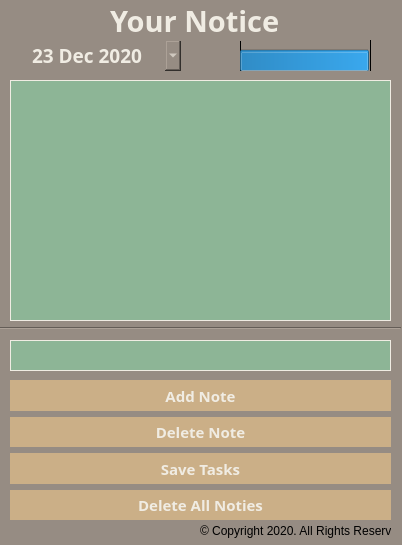
<?xml version="1.0" encoding="UTF-8"?>
<ui version="4.0">
 <class>Form</class>
 <widget class="QWidget" name="Form">
  <property name="windowModality">
   <enum>Qt::ApplicationModal</enum>
  </property>
  <property name="geometry">
   <rect>
    <x>0</x>
    <y>0</y>
    <width>402</width>
    <height>545</height>
   </rect>
  </property>
  <property name="windowTitle">
   <string>Form</string>
  </property>
  <property name="styleSheet">
   <string notr="true">background-color: #968c83;
</string>
  </property>
  <widget class="QListWidget" name="listWidget">
   <property name="geometry">
    <rect>
     <x>10</x>
     <y>80</y>
     <width>381</width>
     <height>241</height>
    </rect>
   </property>
   <property name="font">
    <font>
     <family>MV Boli</family>
     <pointsize>16</pointsize>
     <weight>50</weight>
     <italic>false</italic>
     <bold>false</bold>
    </font>
   </property>
   <property name="cursor" stdset="0">
    <cursorShape>PointingHandCursor</cursorShape>
   </property>
   <property name="mouseTracking">
    <bool>true</bool>
   </property>
   <property name="styleSheet">
    <string notr="true">background-color: #8db596;
border: 1px solid #f0ece3;
color: #f0ece3;
padding: 7px;
</string>
   </property>
  </widget>
  <widget class="QDateEdit" name="dateEdit">
   <property name="geometry">
    <rect>
     <x>30</x>
     <y>40</y>
     <width>151</width>
     <height>31</height>
    </rect>
   </property>
   <property name="font">
    <font>
     <family>MV Boli</family>
     <pointsize>14</pointsize>
     <weight>75</weight>
     <bold>true</bold>
    </font>
   </property>
   <property name="cursor">
    <cursorShape>PointingHandCursor</cursorShape>
   </property>
   <property name="mouseTracking">
    <bool>false</bool>
   </property>
   <property name="focusPolicy">
    <enum>Qt::NoFocus</enum>
   </property>
   <property name="contextMenuPolicy">
    <enum>Qt::NoContextMenu</enum>
   </property>
   <property name="acceptDrops">
    <bool>true</bool>
   </property>
   <property name="toolTip">
    <string/>
   </property>
   <property name="autoFillBackground">
    <bool>false</bool>
   </property>
   <property name="styleSheet">
    <string notr="true">border: none;
color: #f0ece3;</string>
   </property>
   <property name="wrapping">
    <bool>false</bool>
   </property>
   <property name="frame">
    <bool>true</bool>
   </property>
   <property name="readOnly">
    <bool>false</bool>
   </property>
   <property name="buttonSymbols">
    <enum>QAbstractSpinBox::NoButtons</enum>
   </property>
   <property name="accelerated">
    <bool>false</bool>
   </property>
   <property name="correctionMode">
    <enum>QAbstractSpinBox::CorrectToPreviousValue</enum>
   </property>
   <property name="keyboardTracking">
    <bool>false</bool>
   </property>
   <property name="date">
    <date>
     <year>2020</year>
     <month>12</month>
     <day>23</day>
    </date>
   </property>
   <property name="currentSection">
    <enum>QDateTimeEdit::YearSection</enum>
   </property>
   <property name="calendarPopup">
    <bool>true</bool>
   </property>
   <property name="currentSectionIndex">
    <number>2</number>
   </property>
   <property name="timeSpec">
    <enum>Qt::LocalTime</enum>
   </property>
  </widget>
  <widget class="QProgressBar" name="progressBar">
   <property name="enabled">
    <bool>true</bool>
   </property>
   <property name="geometry">
    <rect>
     <x>240</x>
     <y>40</y>
     <width>131</width>
     <height>31</height>
    </rect>
   </property>
   <property name="cursor">
    <cursorShape>WaitCursor</cursorShape>
   </property>
   <property name="mouseTracking">
    <bool>true</bool>
   </property>
   <property name="acceptDrops">
    <bool>false</bool>
   </property>
   <property name="toolTip">
    <string/>
   </property>
   <property name="statusTip">
    <string/>
   </property>
   <property name="autoFillBackground">
    <bool>false</bool>
   </property>
   <property name="styleSheet">
    <string notr="true">border-left:1px solid black;
border-right:1px solid black;
color: #f0ece3;</string>
   </property>
   <property name="value">
    <number>59</number>
   </property>
   <property name="textVisible">
    <bool>false</bool>
   </property>
   <property name="orientation">
    <enum>Qt::Vertical</enum>
   </property>
   <property name="invertedAppearance">
    <bool>false</bool>
   </property>
   <property name="textDirection">
    <enum>QProgressBar::TopToBottom</enum>
   </property>
  </widget>
  <widget class="QWidget" name="verticalLayoutWidget">
   <property name="geometry">
    <rect>
     <x>10</x>
     <y>380</y>
     <width>381</width>
     <height>140</height>
    </rect>
   </property>
   <layout class="QVBoxLayout" name="verticalLayout">
    <item>
     <widget class="QPushButton" name="pb_addNote">
      <property name="font">
       <font>
        <family>MV Boli</family>
        <pointsize>11</pointsize>
        <weight>75</weight>
        <bold>true</bold>
       </font>
      </property>
      <property name="cursor">
       <cursorShape>PointingHandCursor</cursorShape>
      </property>
      <property name="styleSheet">
       <string notr="true">background-color: #cbaf87;
color: #f0ece3;
border: none;
padding:5px;</string>
      </property>
      <property name="text">
       <string>Add Note</string>
      </property>
     </widget>
    </item>
    <item>
     <widget class="QPushButton" name="pb_delNote">
      <property name="font">
       <font>
        <family>MV Boli</family>
        <pointsize>11</pointsize>
        <weight>75</weight>
        <italic>false</italic>
        <bold>true</bold>
       </font>
      </property>
      <property name="cursor">
       <cursorShape>PointingHandCursor</cursorShape>
      </property>
      <property name="styleSheet">
       <string notr="true">background-color: #cbaf87;
color: #f0ece3;
border: none;
padding:5px;</string>
      </property>
      <property name="text">
       <string>Delete Note</string>
      </property>
     </widget>
    </item>
    <item>
     <widget class="QPushButton" name="pb_save">
      <property name="font">
       <font>
        <family>MV Boli</family>
        <pointsize>11</pointsize>
        <weight>75</weight>
        <italic>false</italic>
        <bold>true</bold>
       </font>
      </property>
      <property name="cursor">
       <cursorShape>PointingHandCursor</cursorShape>
      </property>
      <property name="styleSheet">
       <string notr="true">background-color: #cbaf87;
color: #f0ece3;
border: none;
padding:5px;</string>
      </property>
      <property name="text">
       <string>Save Tasks</string>
      </property>
     </widget>
    </item>
    <item>
     <widget class="QPushButton" name="pb_delAll">
      <property name="font">
       <font>
        <family>MV Boli</family>
        <pointsize>11</pointsize>
        <weight>75</weight>
        <italic>false</italic>
        <bold>true</bold>
       </font>
      </property>
      <property name="cursor">
       <cursorShape>PointingHandCursor</cursorShape>
      </property>
      <property name="styleSheet">
       <string notr="true">background-color: #cbaf87;
color: #f0ece3;
border: none;
padding:5px;</string>
      </property>
      <property name="text">
       <string>Delete All Noties</string>
      </property>
     </widget>
    </item>
   </layout>
  </widget>
  <widget class="QLineEdit" name="lineEdit">
   <property name="geometry">
    <rect>
     <x>10</x>
     <y>340</y>
     <width>381</width>
     <height>31</height>
    </rect>
   </property>
   <property name="font">
    <font>
     <family>MV Boli</family>
     <pointsize>12</pointsize>
    </font>
   </property>
   <property name="styleSheet">
    <string notr="true">background-color: #8db596;
color: #f0ece3;
border: 1px solid #f0ece3;</string>
   </property>
  </widget>
  <widget class="Line" name="line">
   <property name="geometry">
    <rect>
     <x>0</x>
     <y>320</y>
     <width>401</width>
     <height>16</height>
    </rect>
   </property>
   <property name="orientation">
    <enum>Qt::Horizontal</enum>
   </property>
  </widget>
  <widget class="QLabel" name="label">
   <property name="geometry">
    <rect>
     <x>110</x>
     <y>0</y>
     <width>191</width>
     <height>41</height>
    </rect>
   </property>
   <property name="font">
    <font>
     <family>MV Boli</family>
     <pointsize>22</pointsize>
     <weight>75</weight>
     <bold>true</bold>
    </font>
   </property>
   <property name="styleSheet">
    <string notr="true">color: #f0ece3;</string>
   </property>
   <property name="text">
    <string>Your Notice</string>
   </property>
  </widget>
  <widget class="QLabel" name="label_2">
   <property name="geometry">
    <rect>
     <x>200</x>
     <y>520</y>
     <width>191</width>
     <height>21</height>
    </rect>
   </property>
   <property name="text">
    <string>© Copyright 2020. All Rights Reserved.</string>
   </property>
  </widget>
  <zorder>dateEdit</zorder>
  <zorder>progressBar</zorder>
  <zorder>verticalLayoutWidget</zorder>
  <zorder>lineEdit</zorder>
  <zorder>line</zorder>
  <zorder>label</zorder>
  <zorder>listWidget</zorder>
  <zorder>label_2</zorder>
 </widget>
 <resources/>
 <connections/>
</ui>
